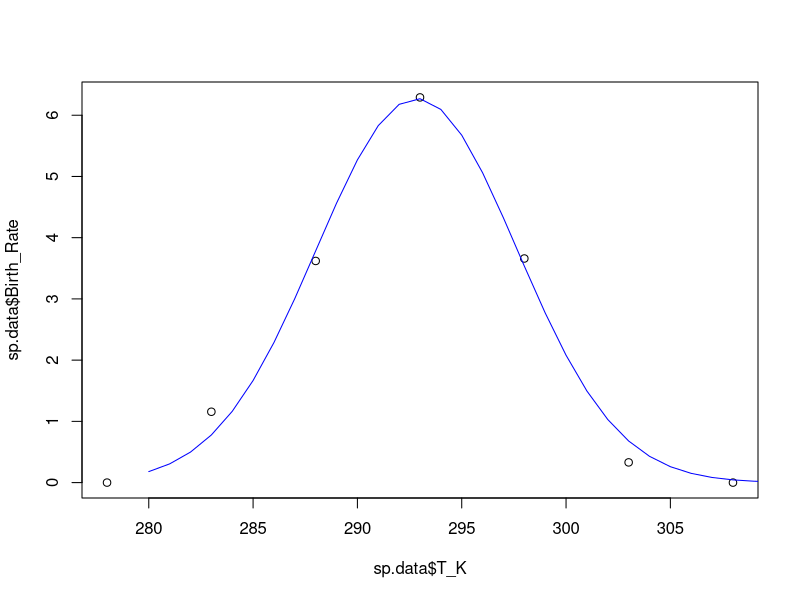
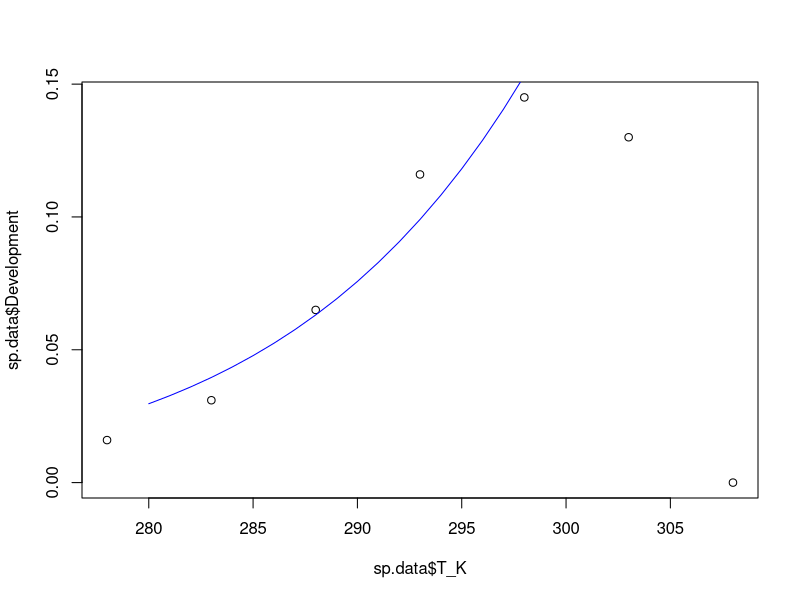
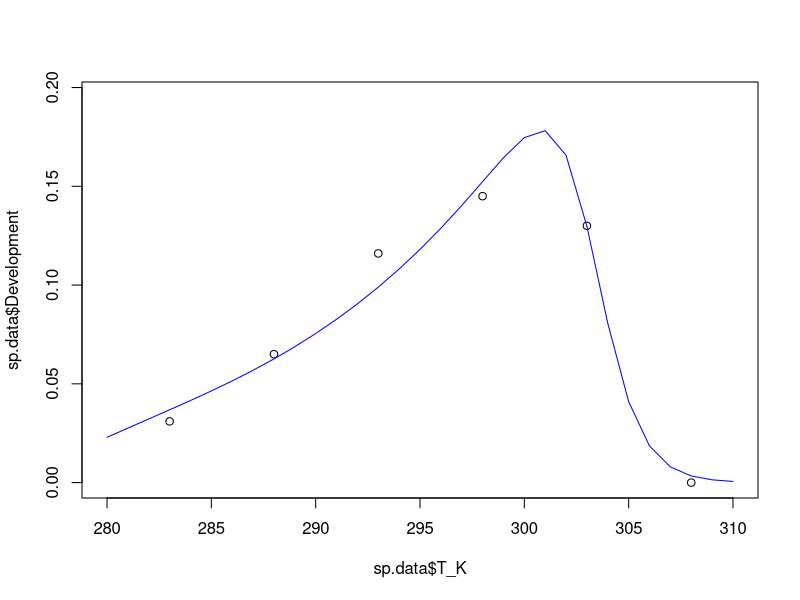
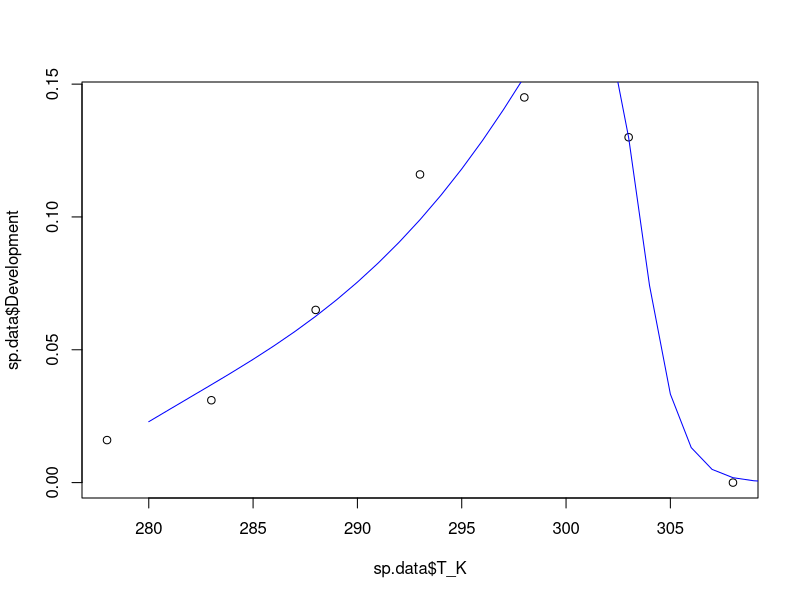
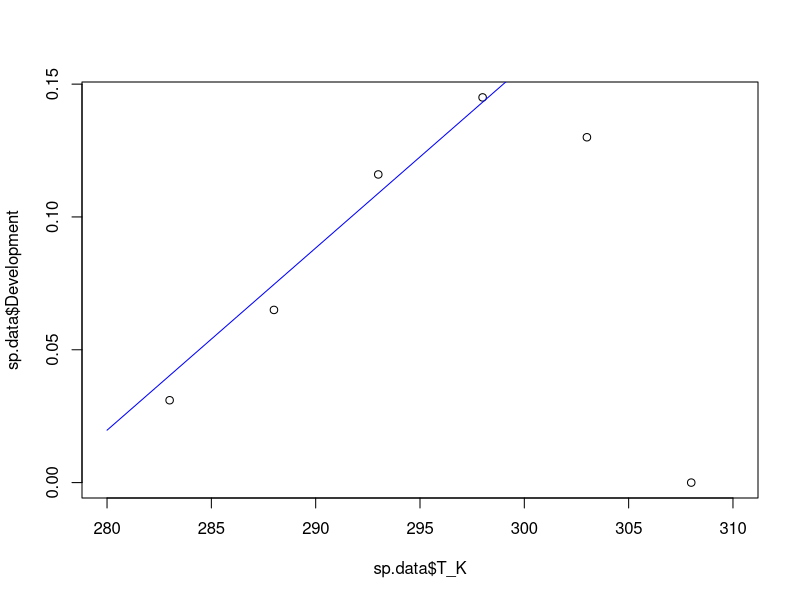
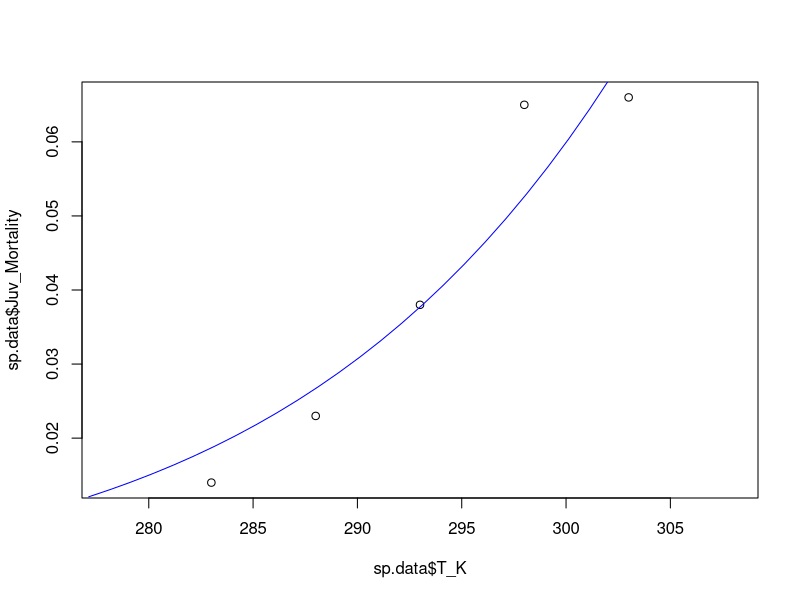
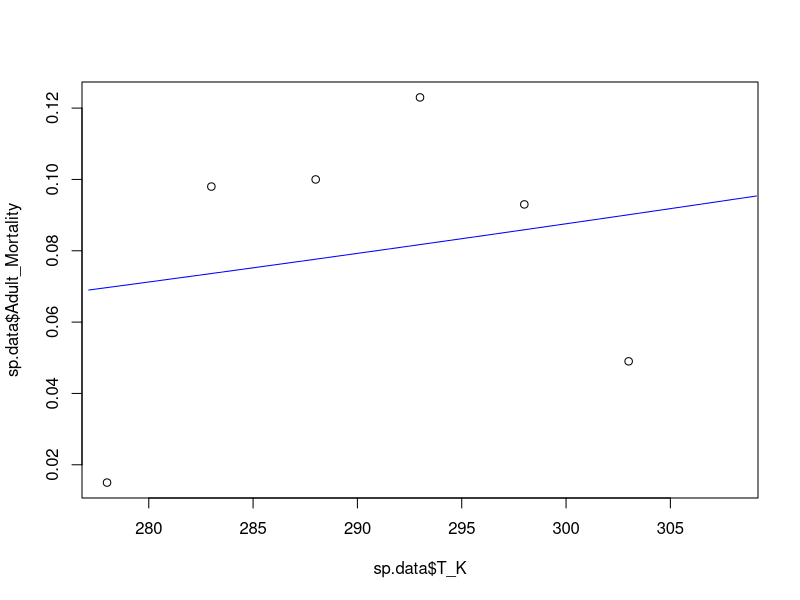
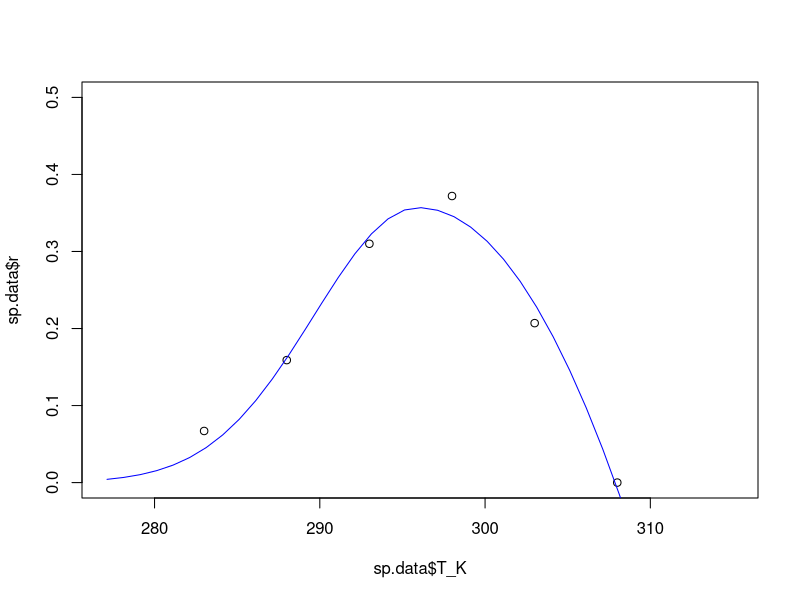

Recreate these plots in R, in order. (Note: this script raises an error after producing the figures.)
###################################################################
#### This R script fits functions to temperature response data ####
###################################################################


# Load packages and set working directory
library(tidyr)
library(ggplot2)
library(dplyr)
library(tidyverse)
setwd(dirname(rstudioapi::getActiveDocumentContext()$path))

# Read data
data <- as.data.frame(read_csv("Temperature response data.csv"))

# USER: enter species name (used in temperature response data.csv)
name <- "Hyadaphis pseudobrassicae"

# Assign species
sp.data <- data[data$Species == name,]
  
  
# Remove columns that do not contain temperature data
sp.data <- sp.data[-c(1:8,12,14,16,18,20,21,23,24,26,27,29,31,32,34,36,37,38)]

# Set some option for nls and plots
Tmin <- 280
Tmax <- 310
TR <- 293



####################################### FECUNDITY ###########################################
# NLS
fec <- nls(Birth_Rate ~ bTopt*exp(-((T_K-Toptb)^2)/(2*sb^2)), data=sp.data,
           start=list(bTopt=5, Toptb=TR, sb=3))
summary(fec)
# Plot model fits
plot(sp.data$T_K, sp.data$Birth_Rate)
points(seq(Tmin,Tmax,1),coef(fec)[1]*exp(-((seq(Tmin,Tmax,1)-coef(fec)[2])^2)/(2*coef(fec)[3]^2)), type="l", col="blue")


###################################### DEVELOPMENT ##########################################
# estimate xTR and A
# NOTE: removed data beyond max development
dev.mon <- nls(Development ~ xTR*T_K/TR*exp(A*(1/TR-1/T_K)), data=sp.data[-c((nrow(sp.data)-1):nrow(sp.data)),],
               start=list(xTR=0.1, A=1000))
summary(dev.mon)
# Plot model fits
plot(sp.data$T_K, sp.data$Development)
points(seq(Tmin,Tmax,1), coef(dev.mon)[1]*(seq(Tmin,Tmax,1)/TR)*exp(coef(dev.mon)[2]*(1/TR-1/seq(Tmin,Tmax,1))), type="l", col="blue")

# estimate AL and AH separately from TL and TH if needed
xTR <- coef(dev.mon)[1]
A <- coef(dev.mon)[2]
kTL <- 280
kTH <- 303
dev.A <- nls(Development ~ xTR*(T_K/TR)*exp(A*(1/TR-1/T_K))/(1+exp(AL*(1/kTL-1/T_K))+exp(AH*(1/kTH-1/T_K))),
              data=sp.data, start=list(AL=-50000, AH=100000))
summary(dev.A)
AL <- coef(dev.A)[1]
AH <- coef(dev.A)[2]
dev.T <- nls(Development ~ xTR*(T_K/TR)*exp(A*(1/TR-1/T_K))/(1+exp(AL*(1/TL-1/T_K))+exp(AH*(1/TH-1/T_K))),
             data=sp.data, start=list(TL=kTL, TH=kTH))
summary(dev.T)
# Plot model fits
plot(sp.data$T_K, sp.data$Development, xlim=c(Tmin,Tmax), ylim=c(0,max(sp.data$Development)+0.05))
points(seq(Tmin,Tmax,1), xTR*(seq(Tmin,Tmax,1)/TR)*exp(A*(1/TR-1/seq(Tmin,Tmax,1)))/
         (1+(exp(AL*(1/coef(dev.T)[1]-1/seq(Tmin,Tmax,1)))+exp(AH*(1/coef(dev.T)[2]-1/seq(Tmin,Tmax,1))))), type="l", col="blue")


# estimate TH and AH separately from TL and AL if needed
kAL <- -50000
dev.H <- nls(Development ~ xTR*(T_K/TR)*exp(A*(1/TR-1/T_K))/(1+exp(kAL*(1/kTL-1/T_K))+exp(AH*(1/TH-1/T_K))),
             data=sp.data, start=list(TH=kTH, AH=10000))
summary(dev.H)
kTH <- coef(dev.H)[1]
kAH <- coef(dev.H)[2]
dev.AL <- nls(Development ~ xTR*(T_K/TR)*exp(A*(1/TR-1/T_K))/(1+exp(AL*(1/kTL-1/T_K))+exp(kAH*(1/kTH-1/T_K))),
             data=sp.data, start=list(AL=-10000))
summary(dev.AL)
dev.TL <- nls(Development ~ xTR*(T_K/TR)*exp(A*(1/TR-1/T_K))/(1+exp(coef(dev.AL)[1]*(1/TL-1/T_K))+exp(coef(dev.H)[2]*(1/coef(dev.H)[1]-1/T_K))),
             data=sp.data, start=list(TL=kTL))
summary(dev.TL)
# Plot model fits
plot(sp.data$T_K, sp.data$Development)
points(seq(Tmin,Tmax,1), xTR*(seq(Tmin,Tmax,1)/TR)*exp(A*(1/TR-1/seq(Tmin,Tmax,1)))/
         (1+(exp(coef(dev.AL)[1]*(1/coef(dev.TL)[1]-1/seq(Tmin,Tmax,1)))+exp(coef(dev.H)[2]*(1/coef(dev.H)[1]-1/seq(Tmin,Tmax,1))))), type="l", col="blue")


# Minimum developmental temperature
# NOTE: removed data beyond max development
dev.min <- nls(Development ~ m*T_K+b, data=sp.data[-c((nrow(sp.data)-1):nrow(sp.data)),],
               start=list(m=0.01, b=0))
summary(dev.min)
# Plot model fits
plot(sp.data$T_K, sp.data$Development, xlim=c(280,Tmax))
points(seq(280,Tmax,1), coef(dev.min)[1]*seq(280,Tmax,1)+coef(dev.min)[2], type="l", col="blue")

# Calculate Tmin
Tmin <- (-coef(dev.min)[2]/coef(dev.min)[1])[[1]]
Tmin



#################################### MORTALITY ######################################
# NLS for juvenile mortality
mort.J <- nls(Juv_Mortality ~ xTR*exp(A*(1/TR-1/T_K)), data=sp.data,
              start=list(xTR=0.01, A=10000))
summary(mort.J)
# Plot model fits
plot(sp.data$T_K, sp.data$Juv_Mortality) #, ylim=c(0,0.2))
points(seq(Tmin,Tmax,1), coef(mort.J)[1]*exp(coef(mort.J)[2]*(1/TR-1/seq(Tmin,Tmax,1))), type="l", col="blue")


# NLS for adult mortality
mort.A <- nls(Adult_Mortality ~ xTR*exp(A*(1/TR-1/T_K)), data=sp.data,
              start=list(xTR=0.01, A=10000))
summary(mort.A)
# Plot model fits
plot(sp.data$T_K, sp.data$Adult_Mortality) #, ylim=c(0,0.2))
points(seq(Tmin,Tmax,1), coef(mort.A)[1]*exp(coef(mort.A)[2]*(1/TR-1/seq(Tmin,Tmax,1))), type="l", col="blue")



########################### r (INTRINSIC GROWTH RATE) ###############################
# estimate all parameters
r <- nls(r ~ ifelse(T_K <= Topt, rMax*exp(-1*((T_K-Topt)/(2*sr))^2),
                    rMax*(1 - ((T_K-Topt)/(Topt-Tmax))^2)),
                    data=sp.data, start=list(sr=5, Topt=295, Tmax=300, rMax=0.3))
summary(r)
# Plot model fits
plot(sp.data$T_K, sp.data$r, xlim = c(Tmin,Tmax+5), ylim = c(0,0.5)) #max(sp.data$r)+0.05))
points(seq(Tmin,Tmax+5,1), ifelse(seq(Tmin,Tmax+5,1) <= coef(r)[2], coef(r)[4]*exp(-1*((seq(Tmin,Tmax+5,1)-coef(r)[2])/(2*coef(r)[1]))^2),
                                coef(r)[4]*(1 - ((seq(Tmin,Tmax+5,1)-coef(r)[2])/(coef(r)[2]-coef(r)[3]))^2)), type="l", col="blue")


# set Topt and rMax (NOTE: Topt cannot equal Tmax in nls)
Topt <- sp.data[nrow(sp.data)-2,"T_K"]
rMax <- sp.data[sp.data$T_K==Topt,"r"]
# estimate all other parameters
r <- nls(r ~ ifelse(T_K <= Topt, rMax*exp(-1*((T_K-Topt)/(2*sr))^2),
                    rMax*(1 - ((T_K-Topt)/(Topt-Tmax))^2)),
         data=sp.data, start=list(sr=3, Tmax=298))
summary(r)
# Plot model fits
plot(sp.data$T_K, sp.data$r, xlim=c(Tmin,Tmax), ylim=c(0,rMax))
points(seq(Tmin,Tmax+5,1), ifelse(seq(Tmin,Tmax+5,1) <= Topt, rMax*exp(-1*((seq(Tmin,Tmax+5,1)-Topt)/(2*coef(r)[1]))^2),
                                rMax*(1 - ((seq(Tmin,Tmax+5,1)-Topt)/(Topt-coef(r)[2]))^2)), type="l", col="blue")
rMax
Topt
coef(r)[2]






##################################### EGG DEVELOPMENT ########################################
# estimate xTR and A
# NOTE: removed data beyond max development
dev.mon <- nls(Egg_Dev ~ xTR*T_K/TR*exp(A*(1/TR-1/T_K)), data=sp.data[-c((nrow(sp.data)-0):nrow(sp.data)),],
               start=list(xTR=0.1, A=1000))
summary(dev.mon)
# Plot model fits
plot(sp.data$T_K, sp.data$Egg_Dev)
points(seq(Tmin,Tmax,1), coef(dev.mon)[1]*(seq(Tmin,Tmax,1)/TR)*exp(coef(dev.mon)[2]*(1/TR-1/seq(Tmin,Tmax,1))), type="l", col="blue")

# estimate AL and AH separately from TL and TH if needed
kTL <- 297
kTH <- 311
dev.A <- nls(Egg_Dev ~ coef(dev.mon)[1]*(T_K/TR)*exp(coef(dev.mon)[2]*(1/TR-1/T_K))/(1+exp(AL*(1/kTL-1/T_K))+exp(AH*(1/kTH-1/T_K))),
             data=sp.data, start=list(AL=-50000, AH=50000))
summary(dev.A)
dev.T <- nls(Egg_Dev ~ coef(dev.mon)[1]*(T_K/TR)*exp(coef(dev.mon)[2]*(1/TR-1/T_K))/(1+exp(coef(dev.A)[1]*(1/TL-1/T_K))+exp(coef(dev.A)[2]*(1/TH-1/T_K))),
             data=sp.data, start=list(TL=kTL, TH=kTH))
summary(dev.T)
# Plot model fits
plot(sp.data$T_K, sp.data$Egg_Dev, xlim=c(Tmin,Tmax), ylim=c(0,0.4))
points(seq(Tmin,Tmax,1), coef(dev.mon)[1]*(seq(Tmin,Tmax,1)/TR)*exp(coef(dev.mon)[2]*(1/TR-1/seq(Tmin,Tmax,1)))/
         (1+(exp(coef(dev.A)[1]*(1/coef(dev.T)[1]-1/seq(Tmin,Tmax,1)))+exp(coef(dev.A)[2]*(1/coef(dev.T)[2]-1/seq(Tmin,Tmax,1))))), type="l", col="blue")

# estimate TH and AH separately from TL and AL if needed
kAL <- -100000
dev.H <- nls(Egg_Dev ~ coef(dev.mon)[1]*(T_K/TR)*exp(coef(dev.mon)[2]*(1/TR-1/T_K))/(1+exp(kAL*(1/kTL-1/T_K))+exp(AH*(1/TH-1/T_K))),
             data=sp.data, start=list(TH=kTH, AH=50000))
summary(dev.H)
dev.AL <- nls(Egg_Dev ~ coef(dev.mon)[1]*(T_K/TR)*exp(coef(dev.mon)[2]*(1/TR-1/T_K))/(1+exp(AL*(1/kTL-1/T_K))+exp(coef(dev.H)[2]*(1/coef(dev.H)[1]-1/T_K))),
              data=sp.data, start=list(AL=-100000))
summary(dev.AL)
dev.TL <- nls(Egg_Dev ~ coef(dev.mon)[1]*(T_K/TR)*exp(coef(dev.mon)[2]*(1/TR-1/T_K))/(1+exp(coef(dev.AL)[1]*(1/TL-1/T_K))+exp(coef(dev.H)[2]*(1/coef(dev.H)[1]-1/T_K))),
              data=sp.data, start=list(TL=kTL))
summary(dev.TL)
# Plot model fits
plot(sp.data$T_K, sp.data$Egg_Dev)
points(seq(Tmin,Tmax,1), coef(dev.mon)[1]*(seq(Tmin,Tmax,1)/TR)*exp(coef(dev.mon)[2]*(1/TR-1/seq(Tmin,Tmax,1)))/
         (1+(exp(coef(dev.AL)[1]*(1/coef(dev.TL)[1]-1/seq(Tmin,Tmax,1)))+exp(coef(dev.H)[2]*(1/coef(dev.H)[1]-1/seq(Tmin,Tmax,1))))), type="l", col="blue")



###################################### DEVELOPMENT ##########################################
# Monotonic response
# dev.mon <- nls(Development ~ xTR*T_K/TR*exp(A*(1/TR-1/T_K)), data=sp.data,
#                start=list(xTR=0.01, A=5000))
# summary(dev.mon)
# Plot model fits
# plot(sp.data$T_K, sp.data$Development)
# points(seq(Tmin,Tmax,1), coef(dev.mon)[1]*(seq(Tmin,Tmax,1)/TR)*exp(coef(dev.mon)[2]*(1/TR-1/seq(Tmin,Tmax,1))), type="l", col="blue")


# Sharpe-Schoolfield response
# estimate all parameters
# dev <- nls(Development ~ xTR*(T_K/TR)*exp(A*(1/TR-1/T_K))/(1+exp(AL*(1/TL-1/T_K))+exp(AH*(1/TH-1/T_K))),
#               data=sp.data, start=list(xTR=0.03, A=7000, AL=-30000, AH=270000, TL=286, TH=306))
# summary(dev)
# Plot model fits
# plot(sp.data$T_K, sp.data$Development)
# points(seq(Tmin,Tmax,1), coef(dev)[1]*(seq(Tmin,Tmax,1)/TR)*exp(coef(dev)[2]*(1/TR-1/seq(Tmin,Tmax,1)))/
#          (1+(exp(coef(dev)[3]*(1/coef(dev)[5]-1/seq(Tmin,Tmax,1)))+exp(coef(dev)[4]*(1/coef(dev)[6]-1/seq(Tmin,Tmax,1))))), type="l", col="blue")


# estimate AL, AH, TL, and TH
# NOTE: if needed, set AH based on NLS below and run code iteratively until AL and AH do not appreciably change)
# dev.SS <- nls(Development ~ coef(dev.mon)[1]*(T_K/TR)*exp(coef(dev.mon)[2]*(1/TR-1/T_K))/(1+exp(AL*(1/TL-1/T_K))+exp(AH*(1/TH-1/T_K))),
#               data=sp.data, start=list(AL=-66000, AH=235000, TL=288, TH=309.6))
# summary(dev.SS)
# Plot model fits
# plot(sp.data$T_K, sp.data$Development)
# points(seq(Tmin,Tmax,1), coef(dev.mon)[1]*(seq(Tmin,Tmax,1)/TR)*exp(coef(dev.mon)[2]*(1/TR-1/seq(Tmin,Tmax,1)))/
#          (1+(exp(coef(dev.SS)[1]*(1/coef(dev.SS)[3]-1/seq(Tmin,Tmax,1)))+exp(coef(dev.SS)[2]*(1/coef(dev.SS)[4]-1/seq(Tmin,Tmax,1))))), type="l", col="blue")



########################### LACTIN MODEL OF DEVELOPMENT #############################
# estimate all parameters
#lactin <- nls(Development ~ exp(mTopt*T_K)-exp(mTopt*Tmax-(Tmax-T_K)/mDelta) + mTmin,
#              data=sp.data, start=list(mTopt=0.05, Tmax=305, mDelta=10, mTmin=0.01))
#summary(lactin)
# Plot model fits
#plot(sp.data$T_K, sp.data$Development)
#points(seq(Tmin,Tmax,1), coef(dev.mon)[1]*(seq(Tmin,Tmax,1)/TR)*exp(coef(dev.mon)[2]*(1/TR-1/seq(Tmin,Tmax,1)))/
#         (1+(exp(coef(dev.SS)[1]*(1/coef(dev.SS)[3]-1/seq(Tmin,Tmax,1)))+exp(coef(dev.SS)[2]*(1/coef(dev.SS)[4]-1/seq(Tmin,Tmax,1))))), type="l", col="blue")

# estimate mDelta and mTmin
#lactin.test <- nls(Development ~ exp(0.06*T_K)-exp(0.06*kTH-(kTH-T_K)/mDelta) + mTmin,
#              data=sp.data, start=list(mDelta=1, mTmin=0.01))
#summary(lactin.test)
# Plot model fits
#plot(sp.data$T_K, sp.data$Development)
#points(seq(Tmin,Tmax,1), exp(0.06*seq(Tmin,Tmax,1))-exp(0.06*305-(305-seq(Tmin,Tmax,1))/1) + 0.01, type="l", col="blue")



#################################### EGG MORTALITY ######################################
# Mortality estimated using fit at reference temperature
# NLS for egg mortality
mort.J <- nls(Egg_Mortality ~ xTR*exp(A*(1/TR-1/T_K)), data=sp.data,
              start=list(xTR=0.01, A=10000))
summary(mort.J)
# Plot model fits
plot(sp.data$T_K, sp.data$Egg_Mortality, ylim=c(0,0.2))
points(seq(Tmin,Tmax,1), coef(mort.J)[1]*exp(coef(mort.J)[2]*(1/TR-1/seq(Tmin,Tmax,1))), type="l", col="blue")



# Mortality estimated using data at reference temperature
dJTR <- sp.data[sp.data$T_K==TR,"Juv_Mortality"]
dATR <- sp.data[sp.data$T_K==TR,"Adult_Mortality"]

# NLS for juvenile mortality
mort.J <- nls(Juv_Mortality ~ dJTR*exp(A*(1/TR-1/T_K)), data=sp.data,
              start=list(A=10000))
summary(mort.J)
# Plot model fits
plot(sp.data$T_K, sp.data$Juv_Mortality) #, ylim=c(0,0.2))
points(seq(Tmin,Tmax,1), dJTR*exp(coef(mort.J)[1]*(1/TR-1/seq(Tmin,Tmax,1))), type="l", col="blue")


# NLS for adult mortality
mort.A <- nls(Adult_Mortality ~ dATR*exp(A*(1/TR-1/T_K)), data=sp.data,
              start=list(A=1000))
summary(mort.A)
# Plot model fits
plot(sp.data$T_K, sp.data$Adult_Mortality, ylim=c(0,0.1))
points(seq(Tmin,Tmax,1), dATR*exp(coef(mort.A)[1]*(1/TR-1/seq(Tmin,Tmax,1))), type="l", col="blue")



########################### R0 (NET REPRODUCTIVE RATE) ##############################
# NLS
fit.R0 <- nls(R0 ~ R0Topt*exp(-((T_K-ToptR0)^2)/(2*sR0^2)), data=sp.data,
              start=list(R0Topt=200, ToptR0=TR, sR0=10))
summary(fit.R0)
# Plot model fits
plot(sp.data$T_K, sp.data$R0)
points(seq(Tmin,Tmax,1),coef(fit.R0)[1]*exp(-((seq(Tmin,Tmax,1)-coef(fit.R0)[2])^2)/(2*coef(fit.R0)[3]^2)), type="l", col="blue")

# calculate R0Tmax: temperature at which R0 = 1
R0Tmax <- 0
deltaT <- (5*coef(fit.R0)[3]/1000)[[1]] # temperature range = 5 sigma away from Topt
for(i in 0:1000) {
  if(coef(fit.R0)[1]*exp(-(((coef(fit.R0)[2] + i*deltaT) - coef(fit.R0)[2])^2)/(2*coef(fit.R0)[3])^2) <= 1 & R0Tmax == 0)
  { R0Tmax <- (coef(fit.R0)[2] + i*deltaT)[[1]] }}
R0Tmax
